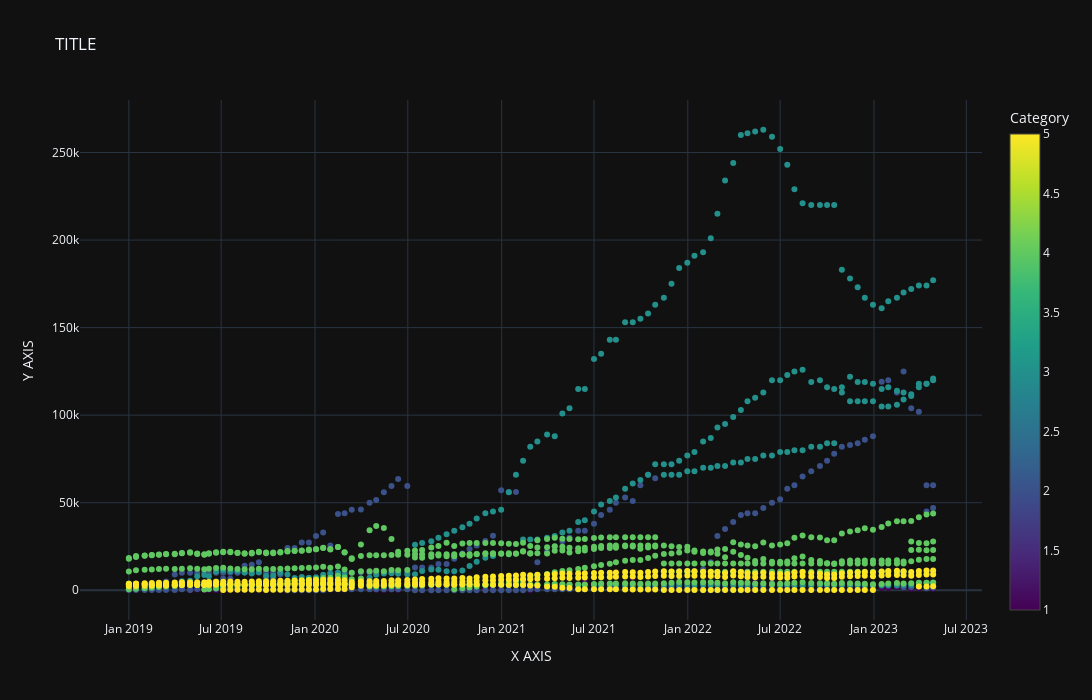

Notebook code for this chart:
### Markdown cell above
## Visualization

### Code cell
data = [
    go.Scatter(x=financial_assets_df['value_date'],
               y=financial_assets_df['value'],
               name='Examples',
               mode='markers',
               marker=dict(
                   color=list(financial_assets_df['asset_type_id']),
                   colorscale='Viridis',
                   colorbar=dict(
                       title='Category'
                   )
               ))
]

layout = go.Layout(title='TITLE',
                   xaxis=dict(title='X AXIS'),
                   yaxis=dict(title='Y AXIS'),
                   width=1100,
                   height=700,
                   template='plotly_dark')

fig = go.Figure(data=data, layout=layout)
iplot(fig)

### Figure 1 — Plotly figure (JSON) as saved in the notebook; plotly's stock layout.template omitted (floating-point values rounded to 4 significant figures; data arrays with more than 128 entries replaced by an {"elided": "..."} marker saying what was removed)
{"data": [{"marker": {"color": {"elided": "1531 int values"}, "colorbar": {"title": {"text": "Category"}}, "colorscale": [[0, "#440154"], [0.1111, "#482878"], [0.2222, "#3e4989"], [0.3333, "#31688e"], [0.4444, "#26828e"], [0.5556, "#1f9e89"], [0.6667, "#35b779"], [0.7778, "#6ece58"], [0.8889, "#b5de2b"], [1, "#fde725"]]}, "mode": "markers", "name": "Examples", "type": "scatter", "x": {"elided": "1531 str values"}, "y": {"elided": "1531 int values"}}], "layout": {"height": 700, "title": {"text": "TITLE"}, "width": 1100, "xaxis": {"title": {"text": "X AXIS"}}, "yaxis": {"title": {"text": "Y AXIS"}}}}
